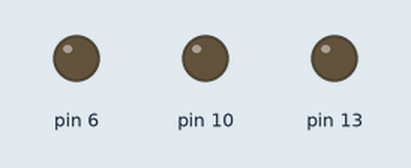
Simulated run of this sketch. Board: Arduino Uno, built with avr-gcc and run on an emulated ATmega328P. Shown: output pins drawn as LEDs (lit = HIGH).

Above: at 0.5 s.
At 1.5 s:
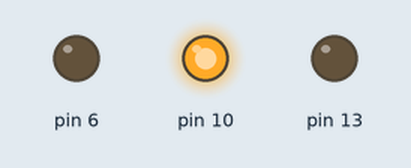
At 2.5 s:
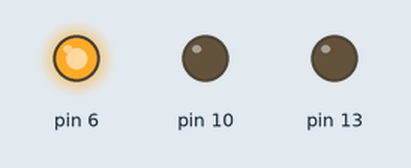
At 3.5 s:
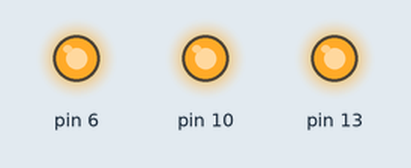
Timing chart, 0 to 5.2 s (numbered marks = the images above):
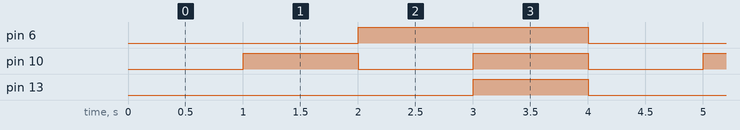

The sketch:

sketch_oct15a.ino
```cpp
void setup()
{
  pinMode(13, OUTPUT);
  pinMode(10,OUTPUT);
  pinMode(6,OUTPUT);
}

void loop()
{
  digitalWrite(10, LOW);
  digitalWrite(6, LOW);
   digitalWrite(13, LOW);
  delay(1000); // Wait for 1000 millisecond(s)
   digitalWrite(10, HIGH);
  digitalWrite(6, LOW);
   digitalWrite(13, LOW);
   delay(1000); // Wait for 1000 millisecond(s)
   digitalWrite(10, LOW);
  digitalWrite(6, HIGH);
   digitalWrite(13, LOW);
   delay(1000); // Wait for 1000 millisecond(s)
   digitalWrite(10, HIGH);
  digitalWrite(6, HIGH);
   digitalWrite(13, HIGH);
   delay(1000); // Wait for 1000 millisecond(s)
}
```

Measured:
- by itself, pin 6: alternates HIGH for 2.0 s and LOW for 2.0 s
- by itself, pin 10: alternates HIGH for 1.0 s and LOW for 1.0 s
- by itself, pin 13: alternates HIGH for 1.0 s and LOW for 3.0 s
